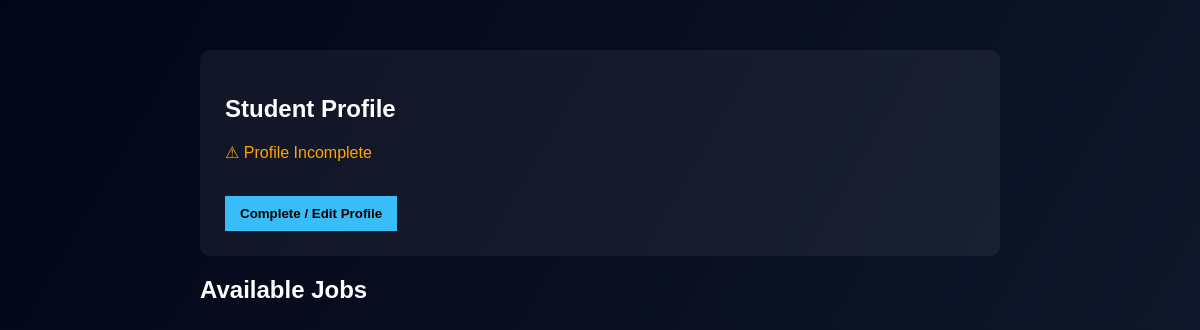
/student_dashboard (signed in), run on an earlier commit of the app's database.
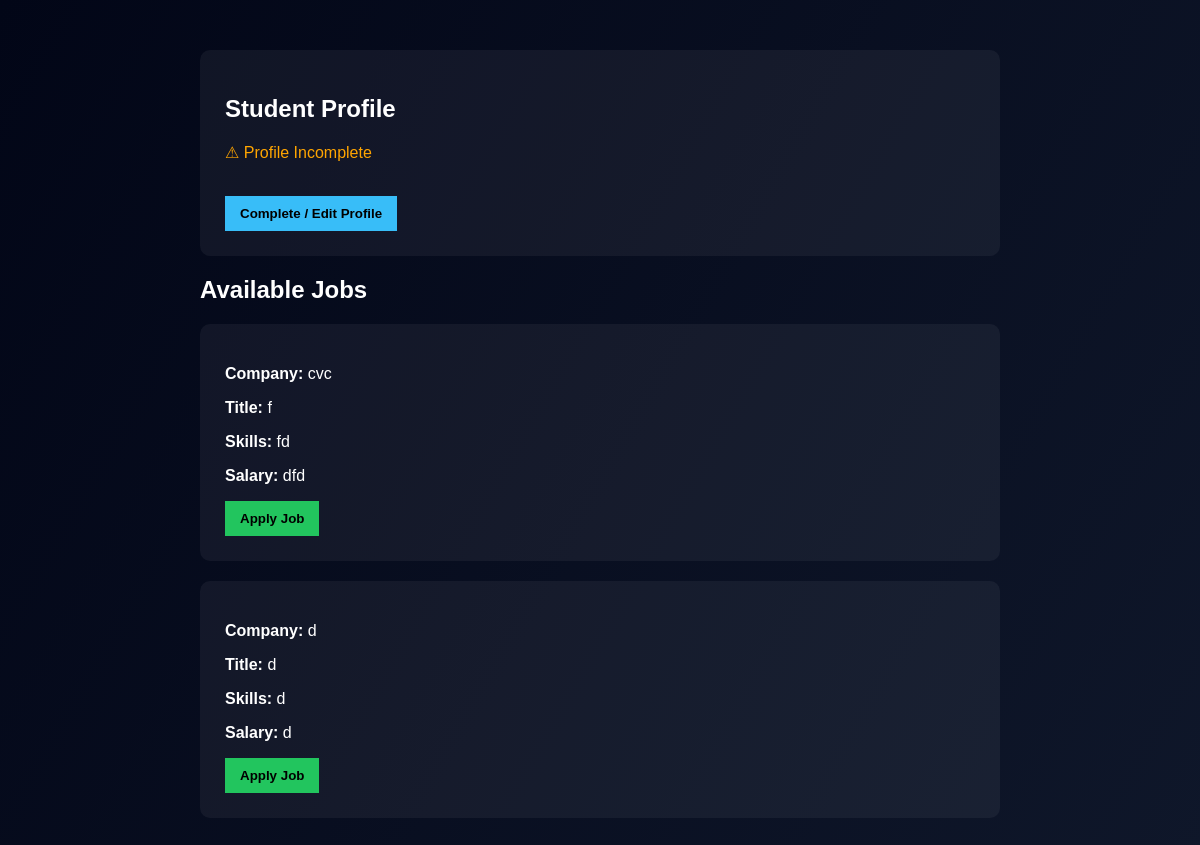
And on a later commit of the database.
### app.py (models this page shows)
class Job(db.Model):
    __tablename__ = "jobs"
    id = db.Column(db.Integer, primary_key=True)
    company_id = db.Column(
        db.Integer,
        db.ForeignKey("company_profiles.id"),
        nullable=False
    )
    title = db.Column(db.String(150))
    skills = db.Column(db.String(200))
    salary = db.Column(db.String(50))
    is_approved = db.Column(db.Boolean, default=False)
    is_closed = db.Column(db.Boolean, default=False)
    company = db.relationship("CompanyProfile", back_populates="jobs")
    applications = db.relationship(
        "Application",
        back_populates="job",
        cascade="all, delete"
    )

class CompanyProfile(db.Model):
    __tablename__ = "company_profiles"
    id = db.Column(db.Integer, primary_key=True)
    user_id = db.Column(
        db.Integer,
        db.ForeignKey("users.id"),
        nullable=False,
        unique=True
    )
    company_name = db.Column(db.String(150))
    industry = db.Column(db.String(100))
    website = db.Column(db.String(150))
    description = db.Column(db.Text)
    location = db.Column(db.String(100))
    company_size = db.Column(db.String(50))
    user = db.relationship("User", back_populates="company_profile")
    jobs = db.relationship(
        "Job",
        back_populates="company",
        cascade="all, delete"
    )

### app.py (the view)
@app.route("/student_dashboard")
def student_dashboard():
    if "user_id" not in session:
        return redirect("/login")
    user_id = session["user_id"]
    student = StudentProfile.query.filter_by(user_id=user_id).first()
    jobs = Job.query.filter_by(is_approved=True, is_closed=False).all()
    applied_job_ids = []
    if student:
        applied_job_ids = [
            app.job_id for app in student.applications
        ]
    return render_template(
        "student_dashboard.html",
        student=student,
        jobs=jobs,
        applied_job_ids=applied_job_ids
    )

### templates/student_dashboard.html (shortened to what this page needs)
<!DOCTYPE html>
<html>
<head>
</head>
<body>
    <div class="container">
        <div class="card">
            <h2>Student Profile</h2>
            {% if student %}
            <p><b>Department:</b> {{ student.department }}</p>
            <p><b>CGPA:</b> {{ student.cgpa }}</p>
            <p><b>Resume:</b> {{ student.resume }}</p>
            {% else %}
            <p class="incomplete">⚠ Profile Incomplete</p>
            {% endif %}
            <br>
            <a href="/complete-student-profile">
                <button class="btn">Complete / Edit Profile</button>
            </a>
        </div>
        <h2>Available Jobs</h2>
{% for job in jobs %}
<div class="card">
    <p><b>Company:</b> {{ job.company.company_name }}</p>
    <p><b>Title:</b> {{ job.title }}</p>
    <p><b>Skills:</b> {{ job.skills }}</p>
    <p><b>Salary:</b> {{ job.salary }}</p>
    {% if job.id in applied_job_ids %}
        <button class="btn" style="background: gray; cursor: not-allowed;">
            Applied ✓
        </button>
    {% else %}
        <a href="/apply-job/{{ job.id }}">
            <button class="btn apply">Apply Job</button>
        </a>
    {% endif %}
</div>
{% endfor %}
    </div>
</body>
</html>

What changed in the data, as far as the page shows it:
now on this page (row edited): Job: company.company_name "cvc", title "f", skills "fd", salary "dfd"
added Job: company.company_name "d", title "d", skills "d", salary "d"
